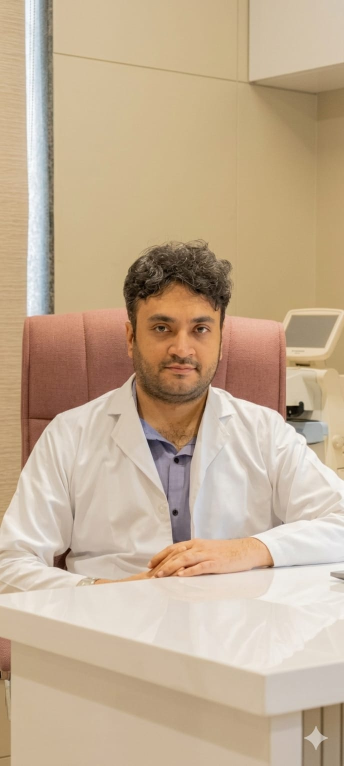
#> input picture WhatsApp Image 2026-04-17 at 9.26.28 PM.jpeg, 688 x 1532 px, given in place of the camera (shown at 1/2 size)
$ python python.py
#> lines starting #> are read from the running program, lines starting #| are printed output that depends on the picture
import cv2
import serial
import time

ser = serial.Serial('COM3', 115200, timeout=1)
time.sleep(2)

cam = cv2.VideoCapture(0, cv2.CAP_DSHOW)

face_cascade = cv2.CascadeClassifier(
    cv2.data.haarcascades + 'haarcascade_frontalface_default.xml'
)
while True:

    # -------- CAMERA --------
    ret, frame = cam.read()
#> frame is the input picture: shape (1532, 688, 3); mean B, G, R 147.3, 173.6, 195.7
    if not ret:
        break

    gray = cv2.cvtColor(frame, cv2.COLOR_BGR2GRAY)
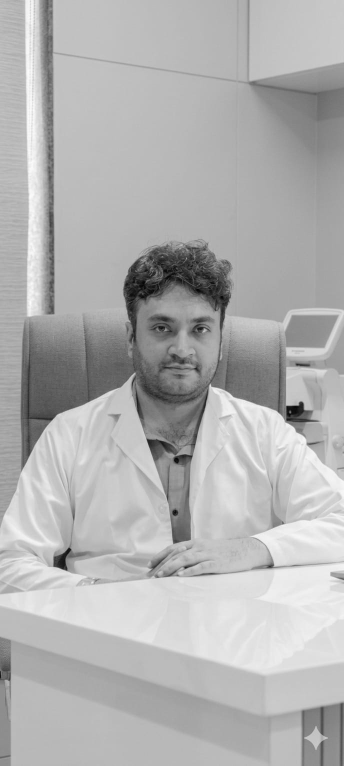
#> gray: shape (1532, 688) (shown at 1/2 size); min 2, max 254, mean 177.2
    faces = face_cascade.detectMultiScale(gray, 1.3, 5)
#> faces = [[250, 571, 220, 220]]

    people = len(faces)
#> people = 1

    # -------- SENSOR DATA FROM ESP --------
    if ser.in_waiting:
        line = ser.readline().decode(errors='ignore').strip()

        try:
            temp, hum, gas, light = map(float, line.split(","))
        except:
            continue

        # -------- DECISION LOGIC --------

        if people == 0:
            state = "EMPTY"

        elif gas > 1500:
            state = "DANGER"

        elif temp > 32:
            state = "HOT"

        elif people == 1:
            state = "NORMAL"

        else:
            state = "CROWDED"

        print(f"People:{people} Temp:{temp} Gas:{gas} → {state}")

        # -------- SEND TO ESP --------
        ser.write((state + "\n").encode())

    cv2.imshow("Camera", frame)

    if cv2.waitKey(1) == 27:
        break

cam.release()
cv2.destroyAllWindows()
